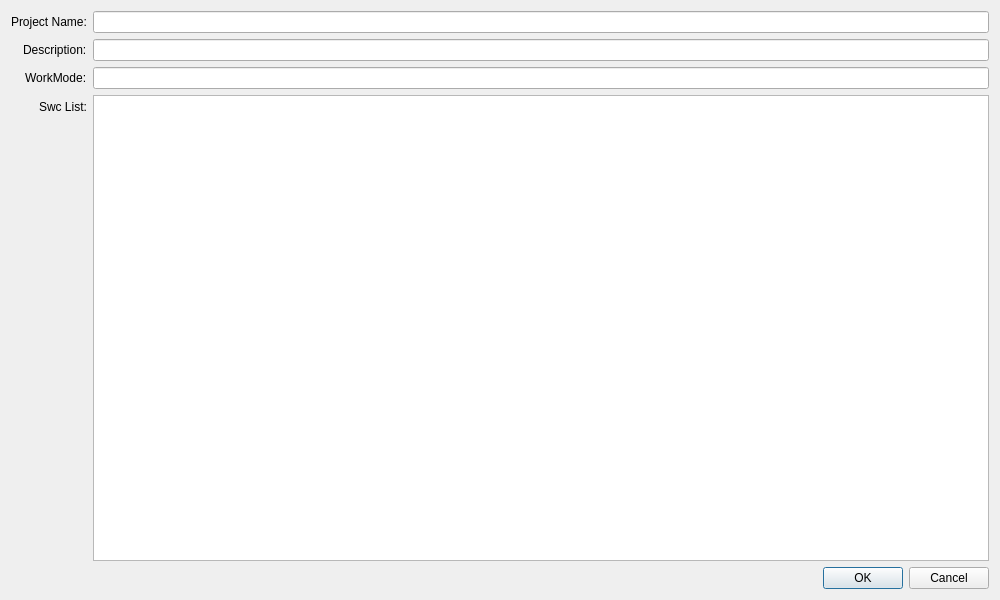
<?xml version="1.0" encoding="UTF-8"?>
<ui version="4.0">
 <class>ViewCreateProject</class>
 <widget class="QDialog" name="ViewCreateProject">
  <property name="geometry">
   <rect>
    <x>0</x>
    <y>0</y>
    <width>1000</width>
    <height>600</height>
   </rect>
  </property>
  <property name="windowTitle">
   <string>ViewCreateProject</string>
  </property>
  <layout class="QVBoxLayout" name="verticalLayout">
   <item>
    <layout class="QFormLayout" name="formLayout">
     <property name="labelAlignment">
      <set>Qt::AlignRight|Qt::AlignTrailing|Qt::AlignVCenter</set>
     </property>
     <item row="0" column="0">
      <widget class="QLabel" name="label">
       <property name="text">
        <string>Project Name:</string>
       </property>
      </widget>
     </item>
     <item row="0" column="1">
      <widget class="QLineEdit" name="Name"/>
     </item>
     <item row="1" column="0">
      <widget class="QLabel" name="label_5">
       <property name="text">
        <string>Description:</string>
       </property>
      </widget>
     </item>
     <item row="1" column="1">
      <widget class="QLineEdit" name="Description"/>
     </item>
     <item row="2" column="0">
      <widget class="QLabel" name="label_3">
       <property name="text">
        <string>WorkMode:</string>
       </property>
      </widget>
     </item>
     <item row="2" column="1">
      <widget class="QLineEdit" name="WorkMode"/>
     </item>
     <item row="3" column="0">
      <widget class="QLabel" name="label_2">
       <property name="text">
        <string>Swc List:</string>
       </property>
      </widget>
     </item>
     <item row="3" column="1">
      <widget class="QListWidget" name="listWidget"/>
     </item>
    </layout>
   </item>
   <item>
    <layout class="QHBoxLayout" name="horizontalLayout">
     <item>
      <spacer name="horizontalSpacer">
       <property name="orientation">
        <enum>Qt::Horizontal</enum>
       </property>
       <property name="sizeHint" stdset="0">
        <size>
         <width>40</width>
         <height>20</height>
        </size>
       </property>
      </spacer>
     </item>
     <item>
      <widget class="QPushButton" name="OKBtn">
       <property name="text">
        <string>OK</string>
       </property>
      </widget>
     </item>
     <item>
      <widget class="QPushButton" name="CancelBtn">
       <property name="text">
        <string>Cancel</string>
       </property>
      </widget>
     </item>
    </layout>
   </item>
  </layout>
 </widget>
 <resources/>
 <connections/>
</ui>
